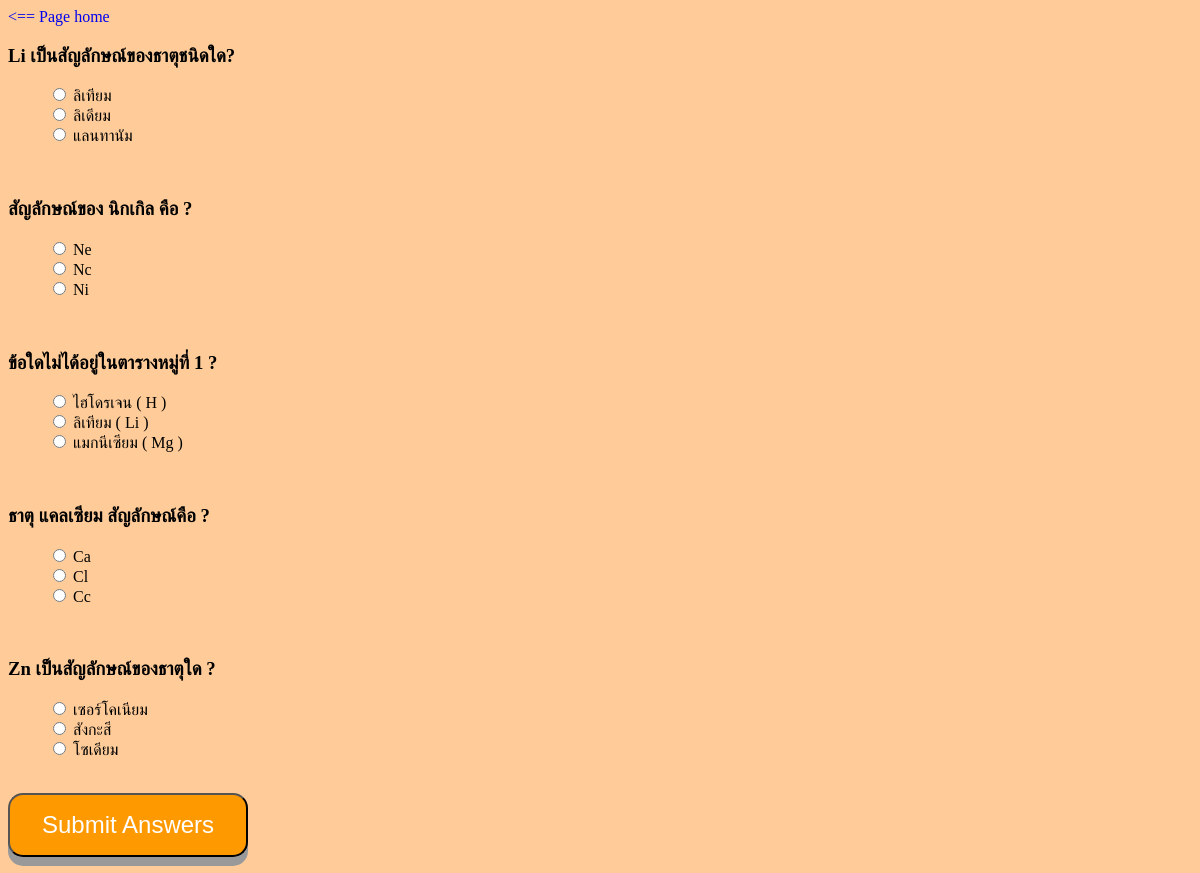
Page /2/ on the committed database.
### quiz/models.py (models this page shows, shortened)
class Question(models.Model):
    topic = models.ForeignKey(Topic, on_delete=models.CASCADE)
    question_text = models.CharField(max_length=200)

class Choice(models.Model):
    question = models.ForeignKey(Question, on_delete=models.CASCADE)
    choice_text = models.CharField(max_length=200)
    answer = models.BooleanField(default=False)

### quiz/views.py (the view)
# urls.py: url(r'^(?P<topic_id>[0-9]+)/$', views.detail, name='detail'),
def detail(request,topic_id):
    topic = Topic.objects.get(pk = topic_id)
    return render(request, 'quiz/detail.html',{'topic':topic})

### quiz/templates/quiz/detail.html (shortened to what this page needs)
{% load static %}
<html>
<link rel="stylesheet" type="text/css" href="{% static 'quiz/style.css' %}" />
<head><title> QUIZ DETAIL </title></head>
<body>
<a href="{% url 'quiz:index' %}"><== Page home</a><br>
<form action="{% url 'quiz:check_answers' topic.id %}" method="post">
{% for question in topic.question_set.all %}
    <h3>{{ question.question_text }}</h3>
    <ul>
    {% for choice in question.choice_set.all %}
        <input type="radio" name="{{choice.id}}" value="{{choice.answer}}" />
        <label>{{ choice.choice_text }}</label><br />
    {% endfor %}
    </ul>
    <br>
{% endfor %}
    <input type="submit" class = "sumit_button" value="Submit Answers" />
</form>
</body>
</html>

### quiz/static/quiz/style.css (style rules this page uses)
body { background-color: #FFCC99; }
a { text-decoration:none }
input.sumit_button { background-color:#FF9900; font-size: 24px; color: white; padding: 16px 32px; border-radius: 15px; box-shadow: 0 9px #999; }

### rows in the picture
Question: question_text "Li เป็นสัญลักษณ์ของธาตุชนิดใด?"
Choice: choice_text "ลิเทียม"
Choice: choice_text "ลิเดียม"
Choice: choice_text "แลนทานัม"
Question: question_text "สัญลักษณ์ของ นิกเกิล คือ ?"
Choice: choice_text "Ne"
Choice: choice_text "Nc"
Choice: choice_text "Ni"
Question: question_text "ข้อใดไม่ได้อยู่ในตารางหมู่ที่ 1 ?"
Choice: choice_text "ไฮโดรเจน ( H )"
Choice: choice_text "ลิเทียม ( Li )"
Choice: choice_text "แมกนีเซียม ( Mg )"
Question: question_text "ธาตุ แคลเซียม สัญลักษณ์คือ ?"
Choice: choice_text "Ca"
Choice: choice_text "Cl"
Choice: choice_text "Cc"
Question: question_text "Zn เป็นสัญลักษณ์ของธาตุใด ?"
Choice: choice_text "เซอร์โคเนียม"
Choice: choice_text "สังกะสี"
Choice: choice_text "โซเดียม"
